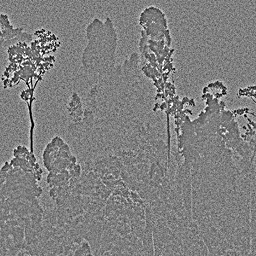
#> input picture tools/ref/grain_mb000.png, 256 x 256 px
$ python make_menu_sprites_v20.py
#> lines starting #> are read from the running program, lines starting #| are printed output that depends on the picture
#!/usr/bin/env python3
## Generator sprite Main UI THE GIANT v20 — REDO dari referensi asli.
##
## v19 dibuat prosedural dari nol (PIL + noise acak) tanpa referensi foto
## asli, melanggar langkah "start from a real reference" di skill
## game_asset_delivery. v20 memperbaiki itu: tiap sprite meniru satu
## referensi nyata yang sudah ada di ide THE GIANT. Yang masih berupa
## huruf/glyph (judul, stempel, teks) memakai font asli, bukan gambar
## bebas; kerusakannya diambil dari foto asli, bukan noise acak.
##
## REFERENSI PER SPRITE (baca sebelum mengubah angka apa pun):
##   menu_logo_v20.png — judul "THE GIANT":
##     * Huruf: Noto Sans Black, grotesque berat yang sama dengan judul
##       cover moodboard v3 hal. 1 ("THE GIANT" putih tebal + garis
##       merah di bawahnya) dan header storyboard v2 hal. 1.
##     * Garis merah di bawah judul: meniru garis Merah REC di bawah
##       judul cover moodboard hal. 1 dan header storyboard hal. 1.
##     * Ghost merah bergeser: chromatic aberration seperti yang
##       terlihat di frame VHS moodboard hal. 2 (tile B Iron Lung,
##       tile C kaki di kabut).
##     * Tracking tear: pita horizontal yang menggeser sebagian huruf,
##       sesuai binding rule storyboard hal. 1 ("tracking robek") dan
##       frame moodboard hal. 2 (tile A lighthouse, tear putih di
##       tengah frame).
##     * Grain: BUKAN noise acak. Tile grain_mb000.png di tools/ref/
##       adalah high-pass dari area kabut foto hutan Sumatra berkabut
##       (mb-000.jpg, foto asli National Geographic, cover moodboard
##       v2/v3 hal. 1). TIDAK ada scanline di sprite: shader VHS menu
##       sudah memberi scanline; dua lapis scanline jadi tirai padat
##       (terbukti di screenshot v23, diperbaiki di ronde 2).
##   menu_ledger_v20.png — kertas buku jaga:
##     * Foto asli: parchment_vecteezy.jpg di tools/ref/ — foto
##       close-up kertas perkamen kusut, bernoda, tepi sobek
##       (Vecteezy free photo 57329614, "distressed paper texture",
##       3497x1960, https://www.vecteezy.com/photo/57329614-...).
##       Di-grade gelap ke palette kunci (desaturasi + arah Hijau
##       Sakit/Hitam Kabut) supaya jadi halaman buku malam, bukan
##       kertas siang. Kerut, noda, dan tepi sobeknya dari foto itu,
##       bukan digambar.
##     * Garis aturan: layout garis buku log, meniru halaman bergaris
##       pada foto logbook "Notes and Notams" (buku pilot rusak air,
##       image-search 2026-11-18) dan sprite logbook di sheet Arya.
##       Foto Notams TIDAK dipakai sebagai tekstur: tulisannya memuat
##       nomor telepon asli orang lain.
##     * Stempel "POS 07": meniru cap basah SK di moodboard hal. 4
##       ("cap basah SK", suara 3) dan stempel di surat izin in-game.
##       Diketik dengan font mono, Merah REC, miring, di sudut bawah
##       kanan kertas (v19 menaruhnya di (358,96) sampai tertutup
##       huruf T logo dan terbaca "PUS 07").
##     * Glow lampu pojok kiri atas: satu sumber cahaya per frame
##       (aturan moodboard hal. 4), Kuning Lampu.
##   menu_btn_v20*.png — strip kertas tombol:
##     * Foto kertas yang SAMA dengan ledger (satu sumber, konsisten),
##       crop berbeda. Hover: garis Kuning Lampu di kiri (aturan
##       hierarki: satu aksen hangat). Pressed: grade lebih gelap +
##       garis bawah Merah REC. Jahitan putus-putus meniru jahitan
##       jilid buku log pada foto Notams.
##   menu_rec_v20.png — dot REC:
##     * Glyph polos mengikuti label REC moodboard (dot merah + teks
##       mono "REC", hal. 1-2). Bukan foto; tidak ada yang perlu
##       difoto dari sebuah titik merah.
##   Lentera + jejak kaki: tetap dari sheet Arya (lantern.png,
##   footprint.png), bukan dibuat ulang.
##
## STATUS: sprite v20 masih kelas PLACEHOLDER (aturan aset Arya) karena
## huruf/stempelnya typeset dan kertasnya foto stok, bukan art final
## gambar tangan. Bedanya dengan v19: tiap piksel tekstur dan kerusakan
## punya referensi foto asli yang bisa ditunjuk, bukan karangan.
##
## Palette kunci (jangan tambah warna di luar ini kecuali campuran
## alpha): Hitam Kabut #05070A, Hijau Sakit #1C2420, Abu Lumut
## #5C6B57, Kuning Lampu #D8A93B, Putih Tulang #E6E1D3, Merah REC
## #C63A24.
##
## Jalankan: python3 tools/make_menu_sprites_v20.py
## (seed tetap = hasil tetap; referensi di tools/ref/)

import math
import random
from pathlib import Path

from PIL import Image, ImageDraw, ImageFilter, ImageFont

HERE = Path(__file__).resolve().parent
REF = HERE / "ref"
OUT = HERE.parent / "assets" / "sprites"
random.seed(20)

INK = (5, 7, 10)          # Hitam Kabut
SICK = (28, 36, 32)       # Hijau Sakit
MOSS = (92, 107, 87)      # Abu Lumut
LAMP = (216, 169, 59)     # Kuning Lampu
BONE = (230, 225, 211)    # Putih Tulang
REC = (198, 58, 36)       # Merah REC

GROTESQUE_BLACK = "/usr/share/fonts/truetype/noto/NotoSans-Black.ttf"
MONO_BOLD = "/usr/share/fonts/truetype/dejavu/DejaVuSansMono-Bold.ttf"

PARCHMENT = REF / "parchment_vecteezy.jpg"
GRAIN_TILE = REF / "grain_mb000.png"


def load_grain(w: int, h: int) -> Image.Image:
    """Tile grain dari foto kabut asli (high-pass, mean ~128)."""
    tile = Image.open(GRAIN_TILE).convert("L")
    out = Image.new("L", (w, h), 128)
    for y in range(0, h, tile.height):
        for x in range(0, w, tile.width):
            out.paste(tile, (x, y))
    return out.crop((0, 0, w, h))


def apply_sampled_grain(img: Image.Image, strength: int = 14) -> None:
    """Grain VHS dari foto asli: overlay high-pass, bukan noise acak."""
    w, h = img.size
    g = load_grain(w, h)
    base = img.convert("RGBA")
    px = base.load()
    gp = g.load()
    for y in range(h):
        for x in range(w):
            d = (gp[x, y] - 128) * strength // 128
            if d == 0:
                continue
            r, gg, b, a = px[x, y]
            px[x, y] = (
                max(0, min(255, r + d)),
                max(0, min(255, gg + d)),
                max(0, min(255, b + d)),
                a,
            )
    img.paste(base, (0, 0))


def grade_paper(crop: Image.Image, w: int, h: int,
                darken: float, green: float) -> Image.Image:
    """Foto kertas asli -> halaman buku malam: desaturasi, gelapkan,
    geser ke hijau sakit. Kerut dan noda foto tetap utuh."""
    img = crop.resize((w, h), Image.LANCZOS).convert("RGB")
    g = img.convert("L")
    img = Image.blend(img, Image.merge("RGB", (g, g, g)), 0.55)
    px = img.load()
    for y in range(h):
        for x in range(w):
            r, gg, b = px[x, y]
            r = int(r * darken)
            gg = int(gg * darken * green)
            b = int(b * darken * (2.0 - green) * 0.92)
            px[x, y] = (max(0, min(255, r)), max(0, min(255, gg)),
                        max(0, min(255, b)))
    return img.convert("RGBA")


def lamp_glow(img: Image.Image, cx: int, cy: int, r: int,
              alpha: int) -> None:
    """Satu sumber cahaya: glow lampu Kuning Lampu dari pojok kiri atas."""
    glow = Image.new("RGBA", img.size, (0, 0, 0, 0))
    d = ImageDraw.Draw(glow)
    d.ellipse([cx - r, cy - r, cx + r, cy + r], fill=LAMP + (alpha,))
    glow = glow.filter(ImageFilter.GaussianBlur(r // 2))
    img.alpha_composite(glow)


def ruled_lines(img: Image.Image, top: int, bottom: int, step: int,
                alpha: int) -> None:
    """Garis aturan buku log (layout, bukan tekstur)."""
    d = ImageDraw.Draw(img, "RGBA")
    for y in range(top, bottom, step):
        d.line([(28, y), (img.width - 28, y)], fill=BONE + (alpha,), width=1)


def stamp(img: Image.Image, text: str, cx: int, cy: int, size: int,
          angle: float) -> None:
    """Cap basah: kotak ganda + teks mono Merah REC, miring."""
    font = ImageFont.truetype(MONO_BOLD, size)
    tmp = Image.new("RGBA", (220, 76), (0, 0, 0, 0))
    d = ImageDraw.Draw(tmp)
    d.rectangle([4, 4, 215, 71], outline=REC + (220,), width=3)
    d.rectangle([10, 10, 209, 65], outline=REC + (180,), width=1)
    d.text((110, 38), text, font=font, fill=REC + (240,),
           anchor="mm")
    tmp = tmp.rotate(angle, expand=True, resample=Image.BICUBIC)
    img.alpha_composite(tmp, (cx - tmp.width // 2, cy - tmp.height // 2))


def stitch_border(img: Image.Image, alpha: int = 70) -> None:
    """Jahitan jilid buku log: garis putus-putus di tepi strip."""
    d = ImageDraw.Draw(img, "RGBA")
    w, h = img.size
    for x in range(8, w - 8, 12):
        d.line([(x, 5), (x + 6, 5)], fill=BONE + (alpha,), width=2)
        d.line([(x, h - 6), (x + 6, h - 6)], fill=BONE + (alpha,), width=2)


def make_logo() -> None:
    """Judul meniru cover moodboard hal. 1 + header storyboard hal. 1:
    grotesque berat putih tulang, garis merah di bawah, ghost merah,
    tear tracking, grain dari foto kabut asli. Margin dalam 40px supaya
    tidak terpotong di tepi kiri portrait (bug v19)."""
    W, H = 920, 240
    img = Image.new("RGBA", (W, H), (0, 0, 0, 0))
#> img: PIL image 920x240 RGBA; every value is 0
    font = ImageFont.truetype(GROTESQUE_BLACK, 148)
    d = ImageDraw.Draw(img)
    # Ghost merah (chromatic aberration frame VHS): geser 3px.
    d.text((43, 8), "THE GIANT", font=font, fill=REC + (90,))
    # Judul utama.
    d.text((40, 8), "THE GIANT", font=font, fill=BONE + (255,))
    # Garis merah di bawah judul (cover moodboard hal. 1).
    d.rectangle([40, 196, 880, 201], fill=REC + (255,))
    # Tracking tear: pita y 96..122 digeser +14px (binding rule
    # storyboard hal. 1: "tracking robek").
    band = img.crop((0, 96, W, 122))
    torn = Image.new("RGBA", (W, 26), (0, 0, 0, 0))
#> torn: PIL image 920x26 RGBA; every value is 0
    torn.paste(band, (14, 0))
    img.paste(torn, (0, 96), torn)
    d = ImageDraw.Draw(img, "RGBA")
    d.line([(0, 96), (W, 96)], fill=(0, 0, 0, 110), width=2)
    d.line([(0, 122), (W, 122)], fill=(0, 0, 0, 90), width=1)
    apply_sampled_grain(img, strength=8)
#> in load_grain, tile is the input picture: PIL image 256x256 L; min 0, max 255, mean 127.6
#> in load_grain, `out = Image.new("L", (w, h), 128)`: out: PIL image 920x240 L; every value is 128
    img.save(OUT / "menu_logo_v20.png")
    print("menu_logo_v20.png", img.size)
#| menu_logo_v20.png (920, 240)


def make_ledger() -> None:
    """Kertas buku jaga dari FOTO kertas asli, di-grade gelap."""
    photo = Image.open(PARCHMENT).convert("RGB")
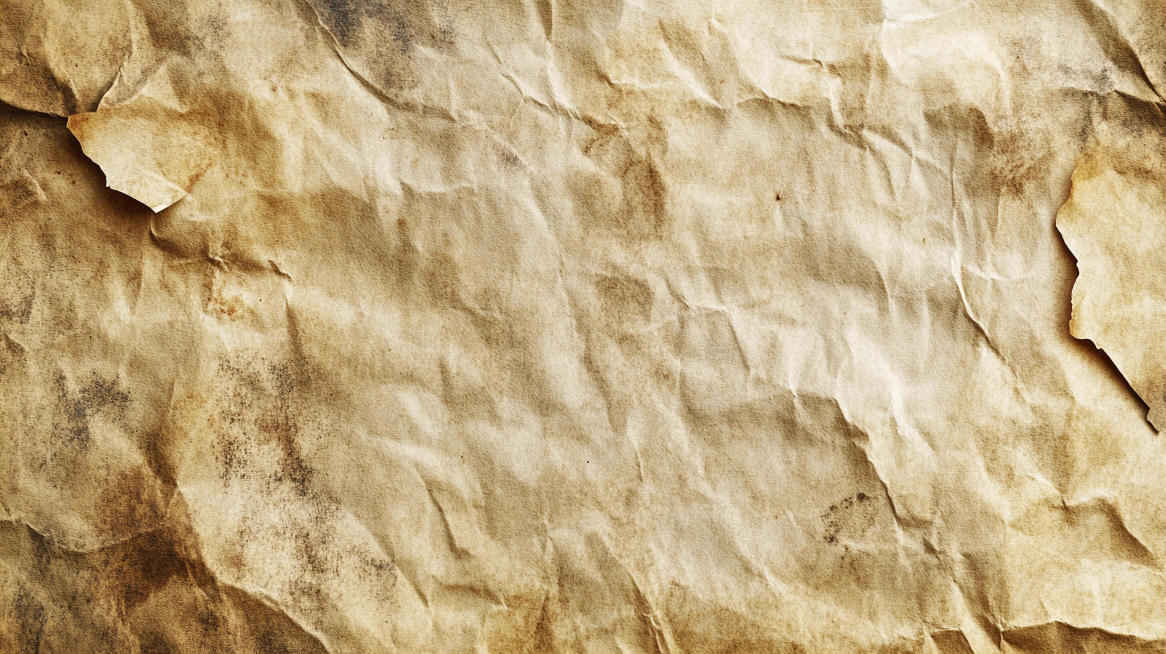
#> input picture tools/ref/parchment_vecteezy.jpg, 3497 x 1960 px (shown at 1/3 size)
#> photo is the input picture: PIL image 3497x1960 RGB; mean R, G, B 194.1, 170.7, 129.5
    # Crop tengah dengan kerut + noda terbanyak, hindari tepi paling
    # terang di kanan atas foto.
    crop = photo.crop((300, 250, 1220, 1450))
    img = grade_paper(crop, 460, 600, darken=0.52, green=1.12)
    lamp_glow(img, 40, 20, 260, 26)
#> in lamp_glow, `glow = Image.new("RGBA", img.size, (0, 0, 0, 0))`: glow: PIL image 460x600 RGBA; every value is 0
    ruled_lines(img, 150, 560, 46, 7)
    apply_sampled_grain(img, strength=6)
#> call 2 of load_grain, with w = 460, h = 600
#> in load_grain (call 2), `out = Image.new("L", (w, h), 128)`: out: PIL image 460x600 L; every value is 128
#> after the loop in load_grain (call 2), `for y in range(0, h, tile.height):`:
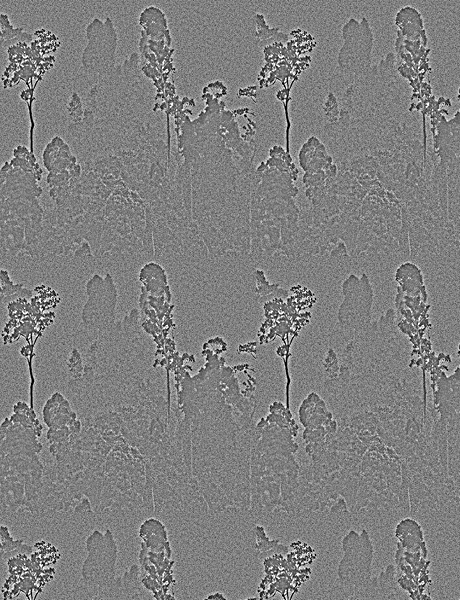
#> out: PIL image 460x600 L; min 0, max 255, mean 127.6
    img.save(OUT / "menu_ledger_v20.png")
    print("menu_ledger_v20.png", img.size)
#| menu_ledger_v20.png (460, 600)


def make_buttons() -> None:
    """Tombol dari foto kertas yang SAMA dengan ledger, crop beda."""
    photo = Image.open(PARCHMENT).convert("RGB")
    crops = {
        "menu_btn_v20": ((300, 250, 760, 314), 0.58, 1.10, None),
        "menu_btn_v20_hover": ((300, 250, 760, 314), 0.66, 1.10, "lamp"),
        "menu_btn_v20_pressed": ((900, 900, 1360, 964), 0.42, 1.10, "rec"),
    }
    for name, (box, dark, green, accent) in crops.items():
        img = grade_paper(photo.crop(box), 460, 64, darken=dark, green=green)
#> call 2 of grade_paper, with w = 460, h = 64, darken = 0.58, green = 1.1
#> in grade_paper (call 2), `g = img.convert("L")`:
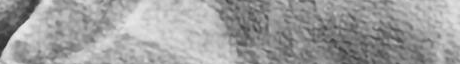
#> g: PIL image 460x64 L; min 43, max 237, mean 158
        if accent == "lamp":
            d = ImageDraw.Draw(img, "RGBA")
            d.rectangle([0, 0, 5, 64], fill=LAMP + (255,))
            lamp_glow(img, 10, 32, 120, 22)
        if accent == "rec":
            d = ImageDraw.Draw(img, "RGBA")
            d.rectangle([0, 60, 460, 64], fill=REC + (255,))
        stitch_border(img)
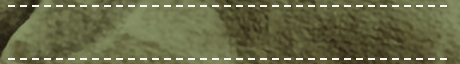
#> img: PIL image 460x64 RGBA; mean R, G, B, A 102.7, 103.4, 68.6, 248.5; transparent parts drawn white
        apply_sampled_grain(img, strength=5)
#> call 3 of load_grain, with w = 460, h = 64
#> in load_grain (call 3), `out = Image.new("L", (w, h), 128)`: out: PIL image 460x64 L; every value is 128
#> after the loop in load_grain (call 3), `for y in range(0, h, tile.height):`:
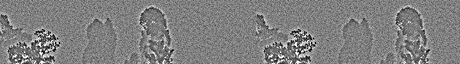
#> out: PIL image 460x64 L; min 0, max 255, mean 127.7
        img.save(OUT / (name + ".png"))
        print(name + ".png", img.size)
#| menu_btn_v20.png (460, 64)


def make_stamp() -> None:
    """Cap basah POS 07 sebagai sprite transparan terpisah (bukan
    bagian dari ledger): di Options, isi scroll menimpa posisi stempel
    kalau stempel menempel di tekstur kertas. Node-nya hanya tampil
    di menu utama, disembunyikan saat Options dibuka."""
    tmp = Image.new("RGBA", (220, 76), (0, 0, 0, 0))
#> tmp: PIL image 220x76 RGBA; every value is 0
    d = ImageDraw.Draw(tmp)
    d.rectangle([4, 4, 215, 71], outline=REC + (220,), width=3)
    d.rectangle([10, 10, 209, 65], outline=REC + (180,), width=1)
    font = ImageFont.truetype(MONO_BOLD, 24)
    d.text((110, 38), "POS 07", font=font, fill=REC + (240,),
           anchor="mm")
    tmp = tmp.rotate(-7, expand=True, resample=Image.BICUBIC)
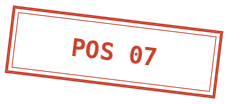
#> tmp: PIL image 228x104 RGBA; mean R, G, B, A 33.8, 9.5, 5.7, 26.6; transparent parts drawn white
    tmp.save(OUT / "menu_stamp_v20.png")
    print("menu_stamp_v20.png", tmp.size)
#| menu_stamp_v20.png (228, 104)


def make_rec() -> None:
    """Dot REC: glyph polos mengikuti label REC moodboard."""
    S = 64
    img = Image.new("RGBA", (S, S), (0, 0, 0, 0))
#> img: PIL image 64x64 RGBA; every value is 0
    d = ImageDraw.Draw(img)
    for r, a in ((30, 40), (24, 70), (18, 120)):
        d.ellipse([32 - r, 32 - r, 32 + r, 32 + r], fill=REC + (a,))
    d.ellipse([32 - 13, 32 - 13, 32 + 13, 32 + 13], fill=REC + (255,))
    d.ellipse([28, 24, 33, 29], fill=BONE + (180,))
    img.save(OUT / "menu_rec_v20.png")
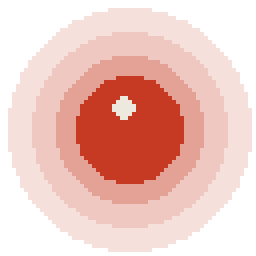
#> saved as menu_rec_v20.png: PIL image 64x64 RGBA (shown 4 times larger); mean R, G, B, A 140.8, 42.2, 26.6, 73.6; transparent parts drawn white
    print("menu_rec_v20.png", img.size)
#| menu_rec_v20.png (64, 64)


if __name__ == "__main__":
    make_logo()
    make_ledger()
    make_buttons()
    make_stamp()
    make_rec()
